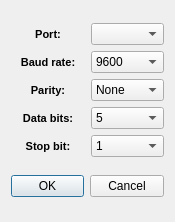
<?xml version="1.0" encoding="UTF-8"?>
<ui version="4.0">
 <class>MainDialogUI</class>
 <widget class="QDialog" name="MainDialogUI">
  <property name="geometry">
   <rect>
    <x>0</x>
    <y>0</y>
    <width>175</width>
    <height>222</height>
   </rect>
  </property>
  <property name="minimumSize">
   <size>
    <width>175</width>
    <height>222</height>
   </size>
  </property>
  <property name="maximumSize">
   <size>
    <width>175</width>
    <height>222</height>
   </size>
  </property>
  <property name="windowTitle">
   <string>Dialog</string>
  </property>
  <layout class="QGridLayout" name="gridLayout">
   <item row="0" column="1">
    <layout class="QVBoxLayout" name="verticalLayout_3">
     <item>
      <layout class="QVBoxLayout" name="verticalLayout">
       <item>
        <widget class="QComboBox" name="portBox"/>
       </item>
       <item>
        <widget class="QComboBox" name="baudrateBox">
         <item>
          <property name="text">
           <string>9600</string>
          </property>
         </item>
         <item>
          <property name="text">
           <string>19200</string>
          </property>
         </item>
         <item>
          <property name="text">
           <string>57600</string>
          </property>
         </item>
         <item>
          <property name="text">
           <string>115200</string>
          </property>
         </item>
        </widget>
       </item>
       <item>
        <widget class="QComboBox" name="parityBox">
         <item>
          <property name="text">
           <string>None</string>
          </property>
         </item>
         <item>
          <property name="text">
           <string>Odd</string>
          </property>
         </item>
         <item>
          <property name="text">
           <string>Even</string>
          </property>
         </item>
         <item>
          <property name="text">
           <string>Mark</string>
          </property>
         </item>
         <item>
          <property name="text">
           <string>Space</string>
          </property>
         </item>
        </widget>
       </item>
       <item>
        <widget class="QComboBox" name="databitsBox">
         <property name="currentText">
          <string>8</string>
         </property>
         <property name="insertPolicy">
          <enum>QComboBox::InsertAtBottom</enum>
         </property>
         <item>
          <property name="text">
           <string>5</string>
          </property>
         </item>
         <item>
          <property name="text">
           <string>6</string>
          </property>
         </item>
         <item>
          <property name="text">
           <string>7</string>
          </property>
         </item>
         <item>
          <property name="text">
           <string>8</string>
          </property>
         </item>
        </widget>
       </item>
       <item>
        <widget class="QComboBox" name="stopbitBox">
         <item>
          <property name="text">
           <string>1</string>
          </property>
         </item>
         <item>
          <property name="text">
           <string>1.5</string>
          </property>
         </item>
         <item>
          <property name="text">
           <string>2</string>
          </property>
         </item>
        </widget>
       </item>
      </layout>
     </item>
    </layout>
   </item>
   <item row="0" column="0">
    <layout class="QHBoxLayout" name="horizontalLayout">
     <item>
      <layout class="QVBoxLayout" name="verticalLayout_2">
       <item>
        <widget class="QLabel" name="portLabel">
         <property name="font">
          <font>
           <pointsize>8</pointsize>
           <weight>75</weight>
           <bold>true</bold>
          </font>
         </property>
         <property name="autoFillBackground">
          <bool>false</bool>
         </property>
         <property name="text">
          <string>Port:</string>
         </property>
         <property name="alignment">
          <set>Qt::AlignCenter</set>
         </property>
        </widget>
       </item>
       <item>
        <widget class="QLabel" name="baudrateLabel">
         <property name="font">
          <font>
           <pointsize>8</pointsize>
           <weight>75</weight>
           <bold>true</bold>
          </font>
         </property>
         <property name="text">
          <string>Baud rate:</string>
         </property>
         <property name="alignment">
          <set>Qt::AlignCenter</set>
         </property>
        </widget>
       </item>
       <item>
        <widget class="QLabel" name="parityLabel">
         <property name="font">
          <font>
           <pointsize>8</pointsize>
           <weight>75</weight>
           <bold>true</bold>
          </font>
         </property>
         <property name="text">
          <string>Parity:</string>
         </property>
         <property name="alignment">
          <set>Qt::AlignCenter</set>
         </property>
        </widget>
       </item>
       <item>
        <widget class="QLabel" name="databitsLabel">
         <property name="font">
          <font>
           <pointsize>8</pointsize>
           <weight>75</weight>
           <bold>true</bold>
          </font>
         </property>
         <property name="text">
          <string>Data bits:</string>
         </property>
         <property name="alignment">
          <set>Qt::AlignCenter</set>
         </property>
        </widget>
       </item>
       <item>
        <widget class="QLabel" name="stopbitLabel">
         <property name="font">
          <font>
           <pointsize>8</pointsize>
           <weight>75</weight>
           <bold>true</bold>
          </font>
         </property>
         <property name="text">
          <string>Stop bit:</string>
         </property>
         <property name="alignment">
          <set>Qt::AlignCenter</set>
         </property>
        </widget>
       </item>
      </layout>
     </item>
    </layout>
   </item>
   <item row="1" column="0" colspan="2">
    <widget class="QDialogButtonBox" name="dialogButtonBox">
     <property name="orientation">
      <enum>Qt::Horizontal</enum>
     </property>
     <property name="standardButtons">
      <set>QDialogButtonBox::Cancel|QDialogButtonBox::Ok</set>
     </property>
    </widget>
   </item>
  </layout>
 </widget>
 <resources/>
 <connections>
  <connection>
   <sender>dialogButtonBox</sender>
   <signal>accepted()</signal>
   <receiver>MainDialogUI</receiver>
   <slot>accept()</slot>
   <hints>
    <hint type="sourcelabel">
     <x>248</x>
     <y>254</y>
    </hint>
    <hint type="destinationlabel">
     <x>157</x>
     <y>274</y>
    </hint>
   </hints>
  </connection>
  <connection>
   <sender>dialogButtonBox</sender>
   <signal>rejected()</signal>
   <receiver>MainDialogUI</receiver>
   <slot>reject()</slot>
   <hints>
    <hint type="sourcelabel">
     <x>316</x>
     <y>260</y>
    </hint>
    <hint type="destinationlabel">
     <x>286</x>
     <y>274</y>
    </hint>
   </hints>
  </connection>
 </connections>
</ui>
